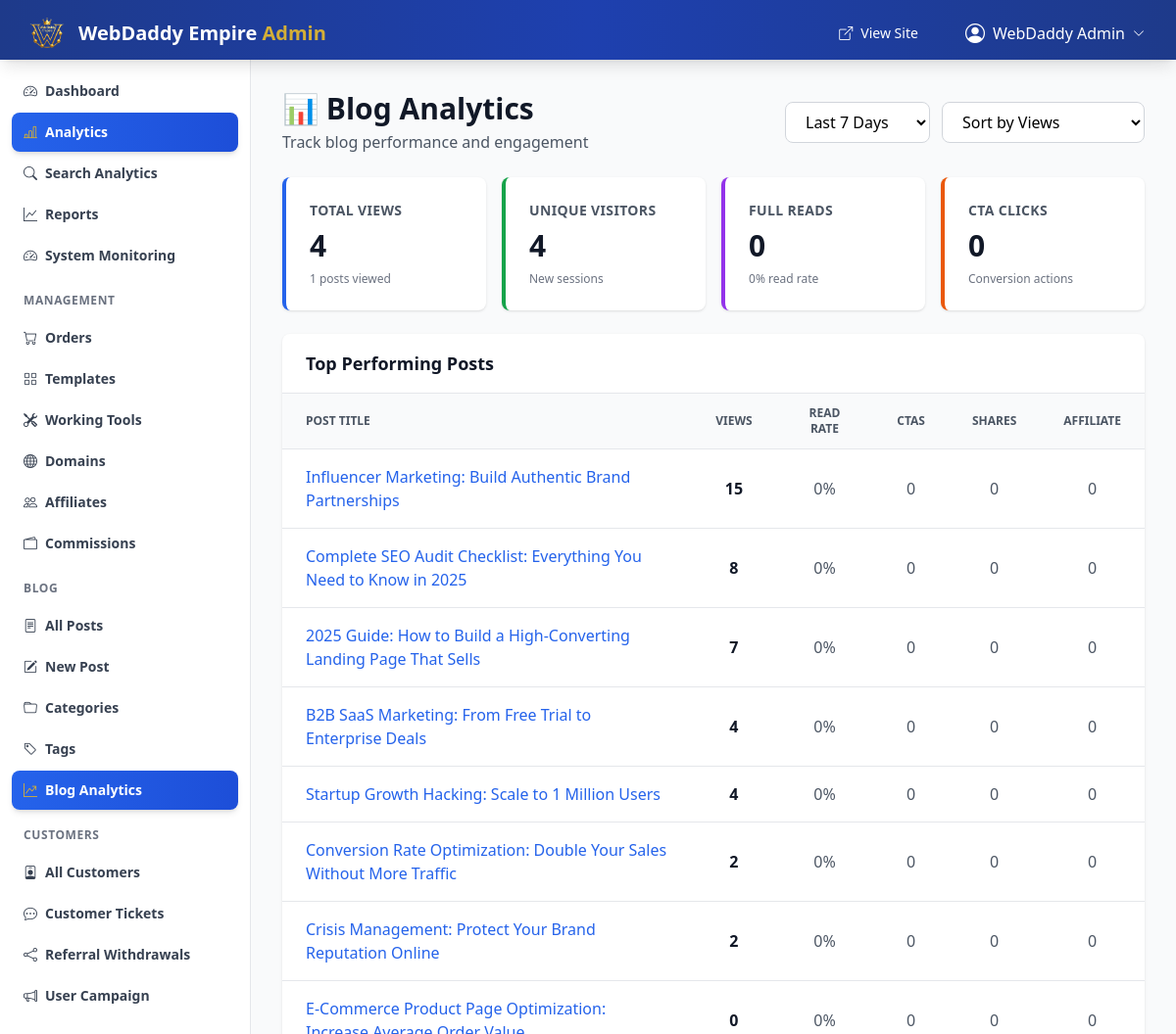
Page /admin/blog/analytics.php (signed in) on the committed database.
### tables this page shows
CREATE TABLE blog_posts (
                    id INTEGER PRIMARY KEY AUTOINCREMENT,
                    title TEXT NOT NULL,
                    slug TEXT NOT NULL UNIQUE,
                    excerpt TEXT,
                    featured_image TEXT,
                    featured_image_alt TEXT,
                    category_id INTEGER,
                    author_name TEXT DEFAULT 'WebDaddy Team',
                    author_avatar TEXT,
                    status TEXT DEFAULT 'draft' CHECK(status IN ('draft', 'published', 'scheduled', 'archived')),
                    publish_date DATETIME,
                    reading_time_minutes INTEGER DEFAULT 5,
                    meta_title TEXT,
                    meta_description TEXT,
                    canonical_url TEXT,
                    focus_keyword TEXT,
                    seo_score INTEGER DEFAULT 0,
                    og_title TEXT,
                    og_description TEXT,
                    og_image TEXT,
                    twitter_title TEXT,
                    twitter_description TEXT,
                    twitter_image TEXT,
                    view_count INTEGER DEFAULT 0,
                    share_count INTEGER DEFAULT 0,
                    primary_template_id INTEGER,
                    show_affiliate_ctas INTEGER DEFAULT 1,
                    created_at DATETIME DEFAULT CURRENT_TIMESTAMP,
                    updated_at DATETIME DEFAULT CURRENT_TIMESTAMP,
                    FOREIGN KEY (category_id) REFERENCES blog_categories(id) ON DELETE SET NULL
                );

### admin/blog/analytics.php (the view, shortened to what this page needs)
<?php
$db = getDb();
$filter = $_GET['filter'] ?? '7days';
$sortBy = $_GET['sort'] ?? 'views';
$dateCondition = '';
if ($filter === '7days') {
    $dateCondition = "AND ba.created_at >= datetime('now', '-7 days')";
} elseif ($filter === '30days') {
    $dateCondition = "AND ba.created_at >= datetime('now', '-30 days')";
} elseif ($filter === '90days') {
    $dateCondition = "AND ba.created_at >= datetime('now', '-90 days')";
}
$statsQuery = $db->query("
    SELECT
        COUNT(DISTINCT CASE WHEN ba.event_type = 'view' THEN ba.session_id END) as unique_visitors,
        COUNT(DISTINCT CASE WHEN ba.event_type = 'view' THEN ba.post_id END) as posts_viewed,
        SUM(CASE WHEN ba.event_type = 'view' THEN 1 ELSE 0 END) as total_views,
        SUM(CASE WHEN ba.event_type = 'scroll_100' THEN 1 ELSE 0 END) as full_reads,
        SUM(CASE WHEN ba.event_type = 'cta_click' THEN 1 ELSE 0 END) as cta_clicks,
        SUM(CASE WHEN ba.event_type = 'share' THEN 1 ELSE 0 END) as shares,
        COUNT(DISTINCT ba.affiliate_code) as affiliate_referrers
    FROM blog_analytics ba
    WHERE 1=1 $dateCondition
");
$stats = $statsQuery ? $statsQuery->fetch(PDO::FETCH_ASSOC) : null;
$orderBy = 'bp.view_count DESC';
$topPostsQuery = $db->query("
    SELECT
        bp.id,
        bp.title,
        bp.slug,
        bp.view_count,
        bp.share_count,
        bp.created_at,
        COUNT(DISTINCT CASE WHEN ba.event_type = 'view' THEN ba.session_id END) as unique_visitors,
        SUM(CASE WHEN ba.event_type = 'scroll_100' THEN 1 ELSE 0 END) as full_reads,
        SUM(CASE WHEN ba.event_type = 'cta_click' THEN 1 ELSE 0 END) as cta_clicks,
        SUM(CASE WHEN ba.event_type = 'share' THEN 1 ELSE 0 END) as shares,
        COUNT(DISTINCT ba.affiliate_code) as affiliate_hits,
        ROUND(CAST(SUM(CASE WHEN ba.event_type = 'scroll_100' THEN 1 ELSE 0 END) AS FLOAT) / NULLIF(COUNT(DISTINCT CASE WHEN ba.event_type = 'view' THEN ba.session_id END), 0) * 100, 1) as read_rate
    FROM blog_posts bp
    LEFT JOIN blog_analytics ba ON bp.id = ba.post_id AND ba.created_at >= datetime('now', '-' || COALESCE(CAST((CASE WHEN '$filter' = '30days' THEN '30' WHEN '$filter' = '90days' THEN '90' ELSE '7' END) AS TEXT) || ' days', '7 days') || '', 'unixepoch')
    WHERE bp.status = 'published'
    GROUP BY bp.id
    ORDER BY $orderBy
    LIMIT 50
");
$topPosts = [];
if ($topPostsQuery) {
    while ($post = $topPostsQuery->fetch(PDO::FETCH_ASSOC)) {
        $topPosts[] = $post;
    }
}
require_once __DIR__ . '/../includes/header.php';
?>
<div class="space-y-6">
    <div class="flex items-center justify-between">
        <div>
            <h1 class="text-3xl font-bold text-gray-900">📊 Blog Analytics</h1>
            <p class="text-gray-600 mt-1">Track blog performance and engagement</p>
        </div>
        <div class="flex gap-3">
            <select onchange="location.href='?filter=' + this.value + '&sort=<?php echo htmlspecialchars($sortBy); ?>'" class="px-4 py-2 border border-gray-300 rounded-lg focus:outline-none focus:ring-2 focus:ring-blue-500 bg-white">
                <option value="7days" <?php echo $filter === '7days' ? 'selected' : ''; ?>>Last 7 Days</option>
            </select>
            <select onchange="location.href='?filter=<?php echo htmlspecialchars($filter); ?>&sort=' + this.value" class="px-4 py-2 border border-gray-300 rounded-lg focus:outline-none focus:ring-2 focus:ring-blue-500 bg-white">
                <option value="views" <?php echo $sortBy === 'views' ? 'selected' : ''; ?>>Sort by Views</option>
            </select>
        </div>
    </div>
    <div class="grid grid-cols-1 md:grid-cols-2 lg:grid-cols-4 gap-4">
        <div class="bg-white rounded-lg p-6 shadow border-l-4 border-l-blue-600">
            <h3 class="text-sm font-semibold text-gray-600 uppercase tracking-wide">Total Views</h3>
            <div class="text-3xl font-bold text-gray-900 mt-2"><?php echo number_format($stats['total_views'] ?? 0); ?></div>
            <p class="text-xs text-gray-500 mt-2"><?php echo number_format($stats['posts_viewed'] ?? 0); ?> posts viewed</p>
        </div>
        <div class="bg-white rounded-lg p-6 shadow border-l-4 border-l-green-600">
            <h3 class="text-sm font-semibold text-gray-600 uppercase tracking-wide">Unique Visitors</h3>
            <div class="text-3xl font-bold text-gray-900 mt-2"><?php echo number_format($stats['unique_visitors'] ?? 0); ?></div>
            <p class="text-xs text-gray-500 mt-2">New sessions</p>
        </div>
        <div class="bg-white rounded-lg p-6 shadow border-l-4 border-l-purple-600">
            <h3 class="text-sm font-semibold text-gray-600 uppercase tracking-wide">Full Reads</h3>
            <div class="text-3xl font-bold text-gray-900 mt-2"><?php echo number_format($stats['full_reads'] ?? 0); ?></div>
            <p class="text-xs text-gray-500 mt-2"><?php echo ($stats['total_views'] ?? 0) > 0 ? round(($stats['full_reads'] ?? 0) / $stats['total_views'] * 100, 1) : 0; ?>% read rate</p>
        </div>
        <div class="bg-white rounded-lg p-6 shadow border-l-4 border-l-orange-600">
            <h3 class="text-sm font-semibold text-gray-600 uppercase tracking-wide">CTA Clicks</h3>
            <div class="text-3xl font-bold text-gray-900 mt-2"><?php echo number_format($stats['cta_clicks'] ?? 0); ?></div>
            <p class="text-xs text-gray-500 mt-2">Conversion actions</p>
        </div>
    </div>
    <div class="bg-white rounded-lg shadow overflow-hidden">
        <div class="px-6 py-4 border-b border-gray-200">
            <h2 class="text-lg font-semibold text-gray-900">Top Performing Posts</h2>
        </div>
        <div class="overflow-x-auto">
            <table class="w-full">
                <thead class="bg-gray-50 border-b border-gray-200">
                    <tr>
                        <th class="px-6 py-3 text-left text-xs font-semibold text-gray-600 uppercase">Post Title</th>
                        <th class="px-6 py-3 text-center text-xs font-semibold text-gray-600 uppercase">Views</th>
                        <th class="px-6 py-3 text-center text-xs font-semibold text-gray-600 uppercase">Read Rate</th>
                        <th class="px-6 py-3 text-center text-xs font-semibold text-gray-600 uppercase">CTAs</th>
                        <th class="px-6 py-3 text-center text-xs font-semibold text-gray-600 uppercase">Shares</th>
                        <th class="px-6 py-3 text-center text-xs font-semibold text-gray-600 uppercase">Affiliate</th>
                    </tr>
                </thead>
                <tbody class="divide-y divide-gray-200">
                    <?php if (count($topPosts) > 0): ?>
                        <?php foreach ($topPosts as $post): ?>
                            <tr class="hover:bg-gray-50 transition">
                                <td class="px-6 py-4">
                                    <a href="/blog/<?php echo htmlspecialchars($post['slug']); ?>" class="text-blue-600 hover:underline font-medium">
                                        <?php echo htmlspecialchars($post['title']); ?>
                                    </a>
                                </td>
                                <td class="px-6 py-4 text-center text-gray-900 font-semibold"><?php echo number_format($post['view_count'] ?? 0); ?></td>
                                <td class="px-6 py-4 text-center text-gray-600"><?php echo $post['read_rate'] ?? 0; ?>%</td>
                                <td class="px-6 py-4 text-center text-gray-600"><?php echo number_format($post['cta_clicks'] ?? 0); ?></td>
                                <td class="px-6 py-4 text-center text-gray-600"><?php echo number_format($post['share_count'] ?? 0); ?></td>
                                <td class="px-6 py-4 text-center text-gray-600"><?php echo number_format($post['affiliate_hits'] ?? 0); ?></td>
                            </tr>
                        <?php endforeach; ?>
                    <?php endif; ?>
                </tbody>
            </table>
        </div>
    </div>
</div>
<?php require_once __DIR__ . '/../includes/footer.php'; ?>

### rows in the picture
blog_posts: title "Influencer Marketing: Build Authentic Brand Partnerships", view_count "15", read_rate "0", cta_clicks "0", share_count "0", affiliate_hits "0"
blog_posts: title "Complete SEO Audit Checklist: Everything You Need to Know in 2025", view_count "8", read_rate "0", cta_clicks "0", share_count "0", affiliate_hits "0"
blog_posts: title "2025 Guide: How to Build a High-Converting Landing Page That Sells", view_count "7", read_rate "0", cta_clicks "0", share_count "0", affiliate_hits "0"
blog_posts: title "B2B SaaS Marketing: From Free Trial to Enterprise Deals", view_count "4", read_rate "0", cta_clicks "0", share_count "0", affiliate_hits "0"
blog_posts: title "Startup Growth Hacking: Scale to 1 Million Users", view_count "4", read_rate "0", cta_clicks "0", share_count "0", affiliate_hits "0"
blog_posts: title "Conversion Rate Optimization: Double Your Sales Without More Traffic", view_count "2", read_rate "0", cta_clicks "0", share_count "0", affiliate_hits "0"
blog_posts: title "Crisis Management: Protect Your Brand Reputation Online", view_count "2", read_rate "0", cta_clicks "0", share_count "0", affiliate_hits "0"
blog_posts: title "E-Commerce Product Page Optimization:…", view_count "0", read_rate "0", cta_clicks "0", share_count "0", affiliate_hits "0"

### other values in the picture
SITE_NAME "WebDaddy Empire"
getAdminName() "WebDaddy Admin"
$stats['total_views'] "4"
$stats['posts_viewed'] "1"
$stats['unique_visitors'] "4"
$stats['full_reads'] "0"
$stats['cta_clicks'] "0"
